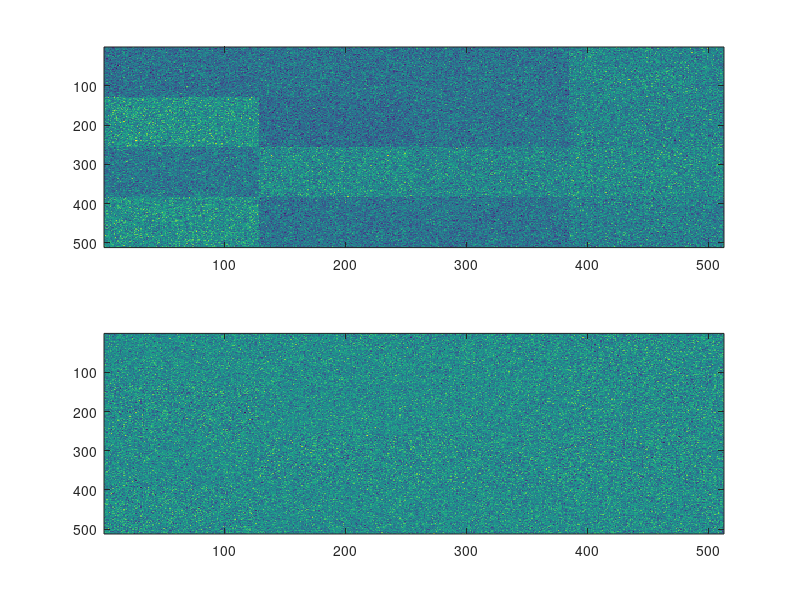

Reproduce this figure in MATLAB. (Note: this script raises an error after producing the figure.)
clear

num_caps = 8
dark_val = 50;                  # Dark current Poisson mean
flat_val = 1000;                # Flat field current Poisson mean
num_frames = 100;               # How many frames to generate, per cap
image_width = 512;
image_height = 512;
asic_width = 128;
asic_height = 128;

asic_x_count = image_width/asic_width;
asic_y_count = image_height/asic_height;

rand("state", [42 17 69 105]);  # Seed to a known start
randn("state", [69 105 42 17]);
randp("state", [105 69 17 42]);

## First generate the random gains per asic
asic_deviation = rand(asic_y_count, asic_x_count, num_caps)*0.2-0.1; # 10% gain difference
asic_deviation = asic_deviation+1;                                   #Gains are offset from uniform gain of 1

## Now generate the random gains per pixel
pixel_gains = randn(image_height, image_width, num_caps)*(0.05/3); # 5% gain difference
pixel_gains = min(0.05, pixel_gains);
pixel_gains = max(-0.05, pixel_gains); # Clip to 5%
pixel_gains += 1;                      # Change to factor

for cap_idx = 1:num_caps
  for row_idx = 1:asic_y_count
    y_start = (row_idx-1)*asic_height+1;
    y_end = row_idx*asic_height;
    for col_idx = 1:asic_x_count
      x_start = (col_idx-1)*asic_width+1;
      x_end = col_idx*asic_width;

      pixel_gains(y_start:y_end, x_start:x_end, cap_idx) *= asic_deviation(row_idx, col_idx, cap_idx);
    endfor
  endfor
endfor

## With the gains generated, the dark and flat images can be generated

## First generate the base frames
dark_image = randp(dark_val, image_height, image_width, num_caps*num_frames);
## Then multiply by the per-cap gains
for frame_idx = 1:(num_caps*num_frames)
  cap_idx = mod(frame_idx-1, num_caps)+1; # Get the current cap
  dark_image(:,:,frame_idx) = dark_image(:,:,frame_idx).*pixel_gains(:,:,cap_idx);
endfor

subplot(2,1,1)
imagesc(dark_image(:,:,32))
subplot(2,1,2)
imagesc(dark_image(:,:,32)-dark_image(:,:,24))

## Now we have to save the dark image
dark_filename = 'xpad_dark.raw';
dark_file = fopen(dark_filename, "wb");

for frame_idx = 1:(num_frames*num_caps)
  curr_slice = dark_image(:,:,frame_idx)'; #Get the slice
  fwrite(dark_file, curr_slice, "uint16", 0, "b"); #-=-= XXX Write big-endian -- may need to switch later
endfor

fclose(dark_file);
clear dark_image

## Now generate the bright image
## First generate the base frames of dark plus flat
flat_image = randp(dark_val+flat_val, image_height, image_width, num_caps*num_frames);

## Then multiply by the per-cap gains
for frame_idx = 1:(num_caps*num_frames)
  cap_idx = mod(frame_idx-1, num_caps)+1; # Get the current cap
  flat_image(:,:,frame_idx) = flat_image(:,:,frame_idx).*pixel_gains(:,:,cap_idx);
endfor

## Then save to disk
bright_filename = 'xpad_bright.raw';
bright_file = fopen(bright_filename, "wb");

for frame_idx = 1:(num_frames*num_caps)
  curr_slice = flat_image(:,:,frame_idx)'; #Get the slice
  fwrite(bright_file, curr_slice, "uint16", 0, "b"); #-=-= XXX Write big-endian -- may need to switch later
endfor

fclose(bright_file);
clear bright_image
